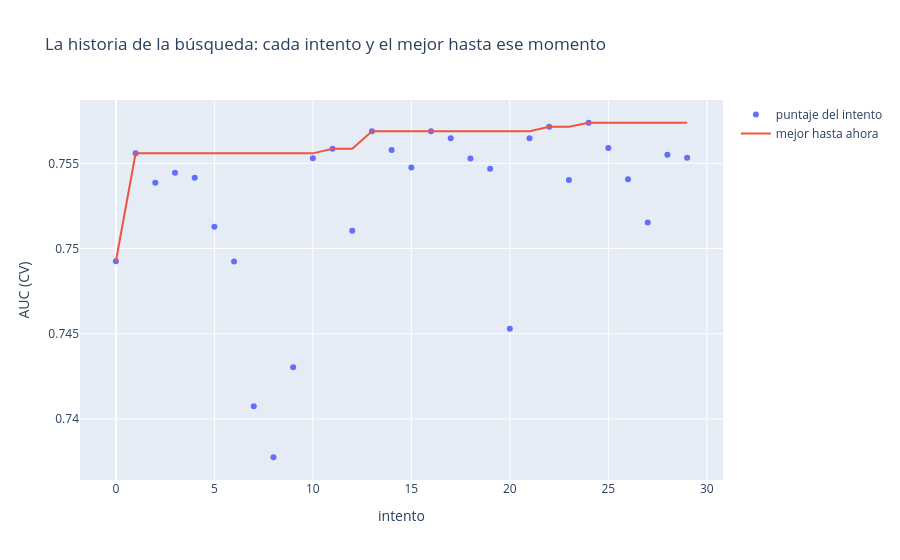

Notebook code for this chart:
### Markdown cell above
Optuna además trae sus **propios gráficos** (una línea cada uno). El primero es la
**historia de la búsqueda**: el puntaje de cada intento y la línea del **mejor hasta ese
momento** — aquí se ve la búsqueda *aprendiendo*… hasta que la curva **se aplana** (los últimos intentos
ya casi no mejoran: rendimientos decrecientes en vivo).

### Code cell
from optuna.visualization import plot_optimization_history, plot_param_importances

fig = plot_optimization_history(estudio)
fig.update_layout(title='La historia de la búsqueda: cada intento y el mejor hasta ese momento',
                  xaxis_title='intento', yaxis_title='AUC (CV)')
for tr in fig.data:
    tr.name = {'Objective Value': 'puntaje del intento', 'Best Value': 'mejor hasta ahora'}.get(tr.name, tr.name)
fig.show()

### Figure 1 — Plotly figure (JSON) as saved in the notebook; plotly's stock layout.template omitted (floating-point values rounded to 4 significant figures)
{"data": [{"mode": "markers", "name": "puntaje del intento", "type": "scatter", "x": [0, 1, 2, 3, 4, 5, 6, 7, 8, 9, 10, 11, 12, 13, 14, 15, 16, 17, 18, 19, 20, 21, 22, 23, 24, 25, 26, 27, 28, 29], "y": [0.7493, 0.7556, 0.7539, 0.7544, 0.7542, 0.7513, 0.7492, 0.7407, 0.7377, 0.743, 0.7553, 0.7559, 0.751, 0.7569, 0.7558, 0.7548, 0.7569, 0.7565, 0.7553, 0.7547, 0.7453, 0.7565, 0.7571, 0.754, 0.7574, 0.7559, 0.7541, 0.7515, 0.7555, 0.7553]}, {"mode": "lines", "name": "mejor hasta ahora", "type": "scatter", "x": [0, 1, 2, 3, 4, 5, 6, 7, 8, 9, 10, 11, 12, 13, 14, 15, 16, 17, 18, 19, 20, 21, 22, 23, 24, 25, 26, 27, 28, 29], "y": [0.7493, 0.7556, 0.7556, 0.7556, 0.7556, 0.7556, 0.7556, 0.7556, 0.7556, 0.7556, 0.7556, 0.7559, 0.7559, 0.7569, 0.7569, 0.7569, 0.7569, 0.7569, 0.7569, 0.7569, 0.7569, 0.7569, 0.7571, 0.7571, 0.7574, 0.7574, 0.7574, 0.7574, 0.7574, 0.7574]}, {"marker": {"color": "#cccccc"}, "mode": "markers", "name": "Infeasible Trial", "showlegend": false, "type": "scatter", "x": [], "y": []}], "layout": {"title": {"text": "La historia de la búsqueda: cada intento y el mejor hasta ese momento"}, "xaxis": {"title": {"text": "intento"}}, "yaxis": {"title": {"text": "AUC (CV)"}}}}
